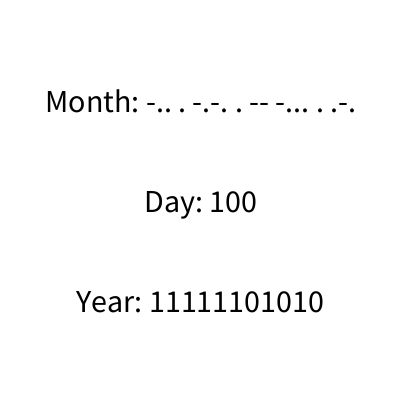
Frame 1 (no input)
Frame 60 (the mouse pressed at the canvas centre just before this capture): identical to frame 1, image omitted
Frame 120 (the mouse held since frame 60 and released just before this capture): identical to frame 1, image omitted

The Processing sketch that drew this single still picture (run headless with seeded random() and noise(); from frame 60 on, the mouse is pressed at the canvas centre):

// Processing sketch: Unit_3_Recipe_1_GD105_
// ── Unit_3_Recipe_1_GD105_.pde
int year;
int month;
int day;

void setup() {
  size(400, 400);
  textAlign(CENTER, CENTER);
  textSize(32);
}

void draw() {
  background(255);
  
  // Get current date and time
  year = year();
  month = month();
  day = day();
  
  // Convert month to Morse code
  String morseMonth = convertToMorse(month);
  
  // Convert day and year to binary code
  String binaryDay = Integer.toBinaryString(day);
  String binaryYear = Integer.toBinaryString(year);
  
  // Display the calendar
 fill(0);
  text("Month: " + morseMonth, width/2, height/4);
  text("Day: " + binaryDay, width/2, height/2);
  text("Year: " + binaryYear, width/2, height*3/4);
}

// Function to convert month number to Morse code
String convertToMorse(int month) {
  String[] morseCode = {
    ".--- .- -. ..- .- .-. -.--", "..-. . -... .-. ..- .- .-. -.--", "-- .- .-. -.-. ....", ".- .--. .-. .. .-..", "-- .- -.--", ".--- ..- -. .", ".--- ..- .-.. -.--", ".- ..- --. ..- ... -", "... . .--. - . -- -... . .-.", "--- -.-. - --- -... . .-.", "-. --- ...- . -- -... . .-.", "-.. . -.-. . -- -... . .-."};
  
  // Check if month is within range
  if (month >= 1 && month <= 12) {
    return morseCode[month - 1]; // Adjust for array index
  } else {
    return "Invalid month";
  }
}
